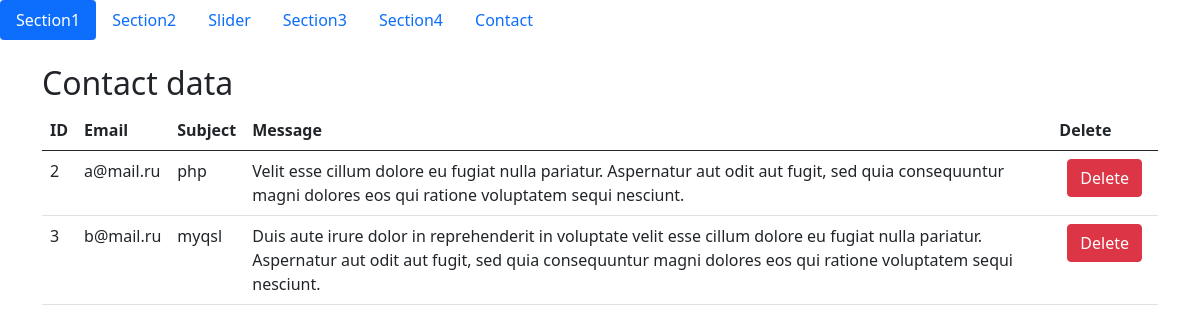
Page /admin/contact.php on the committed database.
### tables this page shows
CREATE TABLE `contact` (
  `id` int NOT NULL,
  `email` varchar(255) NOT NULL,
  `subject` varchar(255) NOT NULL,
  `message` text NOT NULL
);

### admin/contact.php (the view, shortened to what this page needs)
<?php
require_once 'header.php';
require_once '../db.php' ?>
    <?php
    $query=$db->prepare('select * from contact');
    $query->execute();
    $contactdatas=$query->fetchAll(PDO::FETCH_ASSOC);
    ?>
<div class="container">
    <h2>Contact data</h2>
    <table class="table">
        <thead>
        <tr>
            <th>ID</th>
            <th>Email</th>
            <th>Subject</th>
            <th>Message</th>
            <th>Delete</th>
        </tr>
        </thead>
        <tbody>
        <?php foreach ($contactdatas as $contactdata){
            ?>
            <tr>
                <td><?= $contactdata['id'] ?></td>
                <td><?= $contactdata['email'] ?></td>
                <td><?= $contactdata['subject'] ?></td>
                <td><?= $contactdata['message'] ?></td>
                <td>
                    <div class="mx-2">
                        <a href="functions/section4.php?id=<?= $contactdata['id'] ?>" class="btn btn-danger">Delete</a>
                    </div>
                </td>
            </tr>
        <?php  } ?>
        </tbody>
    </table>
</div>
<?php require_once 'footer.php'?>

### rows in the picture
contact: id "2", email "a@mail.ru", subject "php", message "Velit esse cillum dolore eu fugiat nulla pariatur. Aspernatur aut odit aut fugit, sed quia consequuntur magni dolores eos qui ratione voluptatem sequi nesciunt."
contact: id "3", email "b@mail.ru", subject "myqsl", message "Duis aute irure dolor in reprehenderit in voluptate velit esse cillum dolore eu fugiat nulla pariatur. Aspernatur aut odit aut fugit, sed quia consequuntur magni dolores eos qui ratione voluptatem sequi nesciunt."
